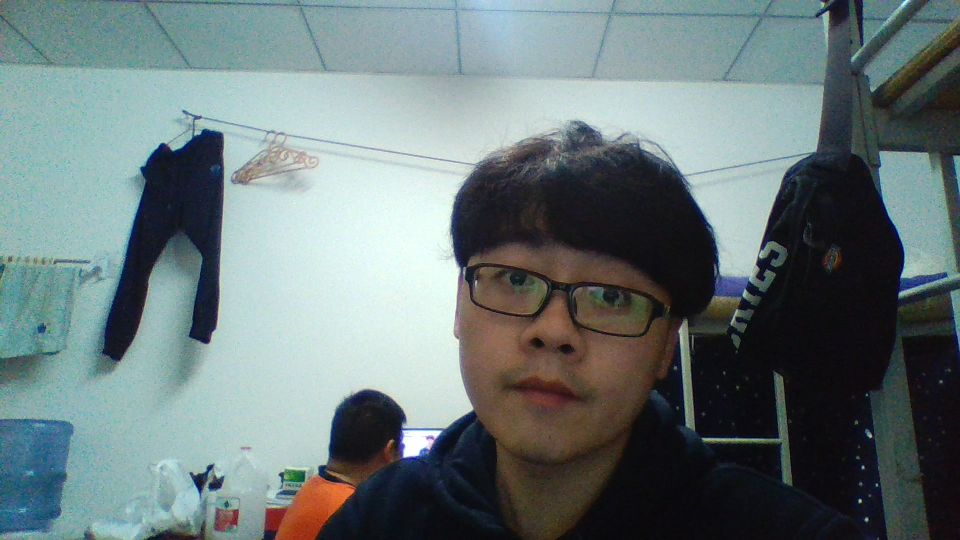
#> input picture dx.jpg, 1920 x 1080 px (shown at 1/2 size)
$ python ImageToChar.py   (older library calls are emulated)
#> lines starting #> are read from the running program, lines starting #| are printed output that depends on the picture
import numpy as np
from PIL import Image

if __name__ == "__main__":
    image_file = 'dx.jpg'
    height = 100

    img = Image.open(image_file)
#> img is the input picture: PIL image 1920x1080 RGB; mean R, G, B 106.7, 121.2, 121.8
    img_width, img_height = img.size
#> img_width = 1920; img_height = 1080
    width = 2 * height * img_width // img_height
#> width = 355

    img = img.resize((width, height), Image.ANTIALIAS)   # 按照计算的宽高进行resize
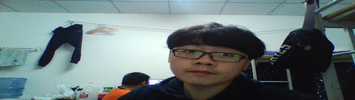
#> img: PIL image 355x100 RGB; mean R, G, B 106.7, 121.2, 121.8

    pixels = np.array(img.convert("L"))                  # 将图片转化为灰度图
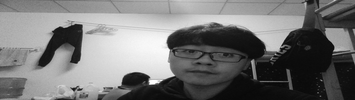
#> pixels: shape (100, 355); min 5, max 255, mean 116.9

    chars = "MNHQ$OC?7>!:-;. "                           # 用来绘图的符号集

    step = 256 / len(chars)                              # 根据像素值划分区段

    result = ''
    for i in range(height):
        for j in range(width):
            result += chars[int (pixels[i][j] // step)]
        result += "\n"

    with open("text.txt", mode="w") as f:
        f.write(result)
